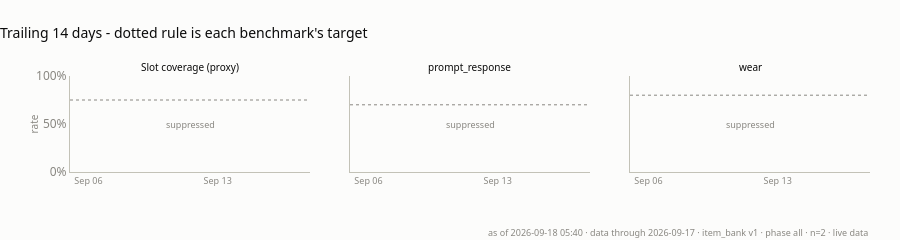

Here is the notebook cell this chart was saved with:
### Code cell
# The same five as trends, kept as a separate small-multiple row rather than
# crammed under each tile. Step lines, never splines: each point is a day-long
# aggregate and smoothing would invent values on days that never had them.
# Dotted rule on each panel is that benchmark's target.
plot_benchmark_sparklines(board)

### Figure 1 — Plotly figure (JSON) as saved in the notebook; plotly's stock layout.template omitted (floating-point values rounded to 4 significant figures)
{"data": [{"connectgaps": false, "hovertemplate": "%{x|%b %d}: %{y:.0%}<extra></extra>", "line": {"color": "#2a78d6", "shape": "hv", "width": 2}, "mode": "lines", "showlegend": false, "type": "scatter", "x": ["2026-09-05", "2026-09-06", "2026-09-07", "2026-09-08", "2026-09-09", "2026-09-10", "2026-09-11", "2026-09-12", "2026-09-13", "2026-09-14", "2026-09-15", "2026-09-16", "2026-09-17", "2026-09-18"], "xaxis": "x", "y": [null, null, null, null, null, null, null, null, null, null, null, null, null, null], "yaxis": "y"}, {"connectgaps": false, "hovertemplate": "%{x|%b %d}: %{y:.0%}<extra></extra>", "line": {"color": "#2a78d6", "shape": "hv", "width": 2}, "mode": "lines", "showlegend": false, "type": "scatter", "x": ["2026-09-05", "2026-09-06", "2026-09-07", "2026-09-08", "2026-09-09", "2026-09-10", "2026-09-11", "2026-09-12", "2026-09-13", "2026-09-14", "2026-09-15", "2026-09-16", "2026-09-17", "2026-09-18"], "xaxis": "x2", "y": [null, null, null, null, null, null, null, null, null, null, null, null, null, null], "yaxis": "y2"}, {"connectgaps": false, "hovertemplate": "%{x|%b %d}: %{y:.0%}<extra></extra>", "line": {"color": "#2a78d6", "shape": "hv", "width": 2}, "mode": "lines", "showlegend": false, "type": "scatter", "x": ["2026-09-05", "2026-09-06", "2026-09-07", "2026-09-08", "2026-09-09", "2026-09-10", "2026-09-11", "2026-09-12", "2026-09-13", "2026-09-14", "2026-09-15", "2026-09-16", "2026-09-17", "2026-09-18"], "xaxis": "x3", "y": [null, null, null, null, null, null, null, null, null, null, null, null, null, null], "yaxis": "y3"}], "layout": {"annotations": [{"font": {"color": "#0b0b0b", "size": 10}, "showarrow": false, "text": "Slot coverage (proxy)", "x": 0.15, "xanchor": "center", "xref": "paper", "y": 1, "yanchor": "bottom", "yref": "paper"}, {"font": {"color": "#0b0b0b", "size": 10}, "showarrow": false, "text": "prompt_response", "x": 0.5, "xanchor": "center", "xref": "paper", "y": 1, "yanchor": "bottom", "yref": "paper"}, {"font": {"color": "#0b0b0b", "size": 10}, "showarrow": false, "text": "wear", "x": 0.85, "xanchor": "center", "xref": "paper", "y": 1, "yanchor": "bottom", "yref": "paper"}, {"font": {"color": "#898781", "size": 9}, "showarrow": false, "text": "suppressed", "x": 0.5, "xref": "x domain", "y": 0.5, "yref": "y domain"}, {"font": {"color": "#898781", "size": 9}, "showarrow": false, "text": "suppressed", "x": 0.5, "xref": "x2 domain", "y": 0.5, "yref": "y2 domain"}, {"font": {"color": "#898781", "size": 9}, "showarrow": false, "text": "suppressed", "x": 0.5, "xref": "x3 domain", "y": 0.5, "yref": "y3 domain"}, {"font": {"color": "#898781", "family": "system-ui, -apple-system, \"Segoe UI\", sans-serif", "size": 9}, "showarrow": false, "text": "as of 2026-09-18 05:40 · data through 2026-09-17 · item_bank v1 · phase all · n=2 · live data", "x": 1, "xanchor": "right", "xref": "paper", "y": 0, "yanchor": "top", "yref": "paper", "yshift": -52}], "font": {"color": "#52514e", "family": "system-ui, -apple-system, \"Segoe UI\", sans-serif", "size": 12}, "height": 238, "hoverlabel": {"bgcolor": "#fcfcfb", "font": {"color": "#0b0b0b", "family": "system-ui, -apple-system, \"Segoe UI\", sans-serif"}}, "margin": {"b": 68, "l": 70, "r": 30, "t": 76}, "paper_bgcolor": "#fcfcfb", "plot_bgcolor": "#fcfcfb", "shapes": [{"line": {"color": "#898781", "dash": "dot", "width": 1}, "type": "line", "x0": 0, "x1": 1, "xref": "x domain", "y0": 0.75, "y1": 0.75, "yref": "y"}, {"line": {"color": "#898781", "dash": "dot", "width": 1}, "type": "line", "x0": 0, "x1": 1, "xref": "x2 domain", "y0": 0.7, "y1": 0.7, "yref": "y2"}, {"line": {"color": "#898781", "dash": "dot", "width": 1}, "type": "line", "x0": 0, "x1": 1, "xref": "x3 domain", "y0": 0.8, "y1": 0.8, "yref": "y3"}], "showlegend": false, "title": {"font": {"color": "#0b0b0b", "size": 14}, "text": "Trailing 14 days - dotted rule is each benchmark's target", "x": 0, "xanchor": "left"}, "xaxis": {"anchor": "y", "domain": [0, 0.3], "linecolor": "#c3c2b7", "nticks": 3, "showgrid": false, "tickfont": {"color": "#898781", "size": 9}, "tickformat": "%b %d", "zeroline": false}, "xaxis2": {"anchor": "y2", "domain": [0.35, 0.65], "linecolor": "#c3c2b7", "nticks": 3, "showgrid": false, "tickfont": {"color": "#898781", "size": 9}, "tickformat": "%b %d", "zeroline": false}, "xaxis3": {"anchor": "y3", "domain": [0.7, 1], "linecolor": "#c3c2b7", "nticks": 3, "showgrid": false, "tickfont": {"color": "#898781", "size": 9}, "tickformat": "%b %d", "zeroline": false}, "yaxis": {"anchor": "x", "domain": [0, 1], "linecolor": "#c3c2b7", "range": [0, 1], "showgrid": false, "tickfont": {"color": "#898781"}, "tickformat": ".0%", "title": {"font": {"color": "#898781", "size": 10}, "text": "rate"}, "zeroline": false}, "yaxis2": {"anchor": "x2", "domain": [0, 1], "linecolor": "#c3c2b7", "matches": "y", "showgrid": false, "showticklabels": false, "tickfont": {"color": "#898781"}, "zeroline": false}, "yaxis3": {"anchor": "x3", "domain": [0, 1], "linecolor": "#c3c2b7", "matches": "y", "showgrid": false, "showticklabels": false, "tickfont": {"color": "#898781"}, "zeroline": false}}}
